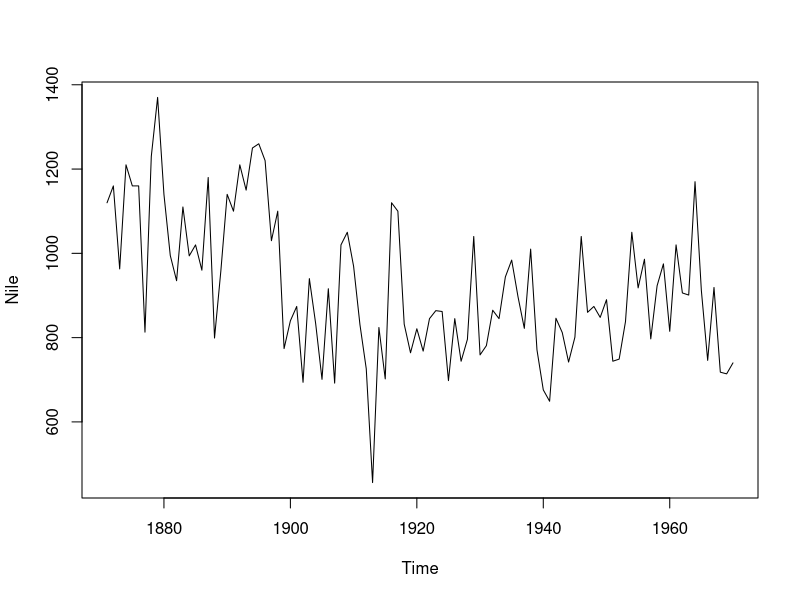
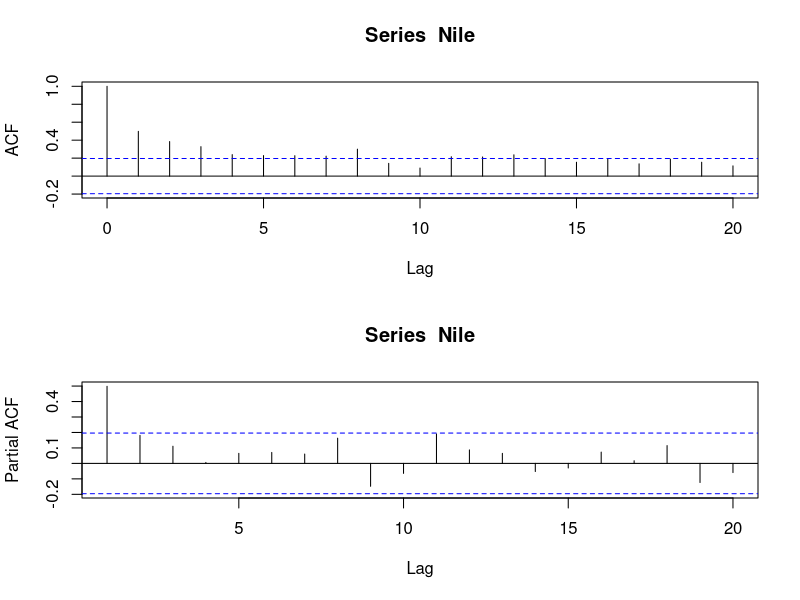
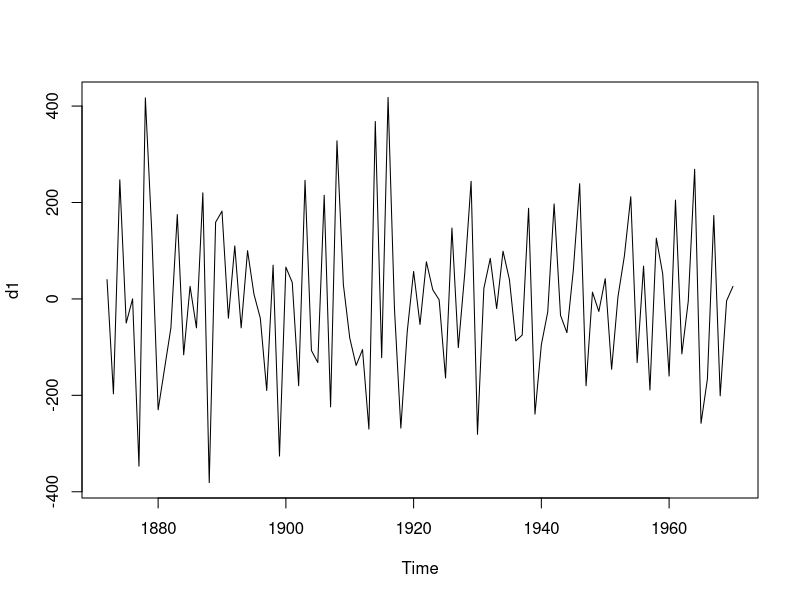
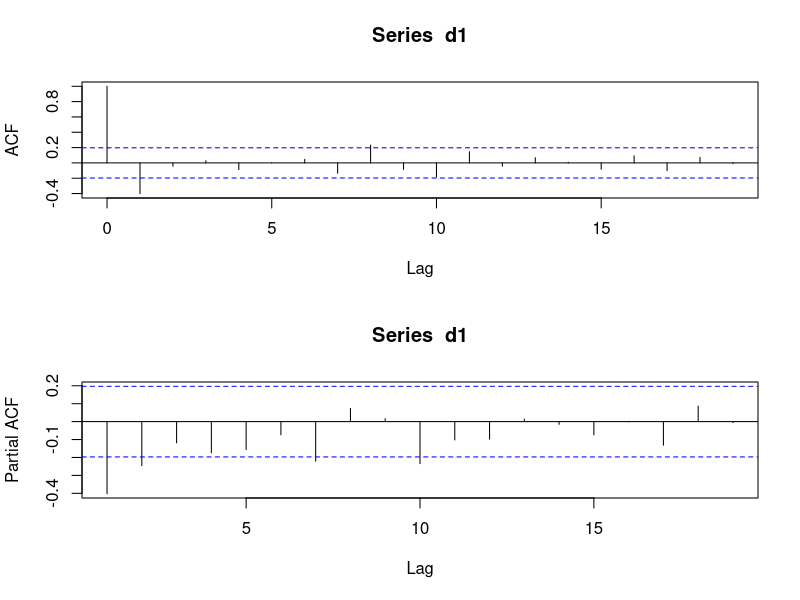
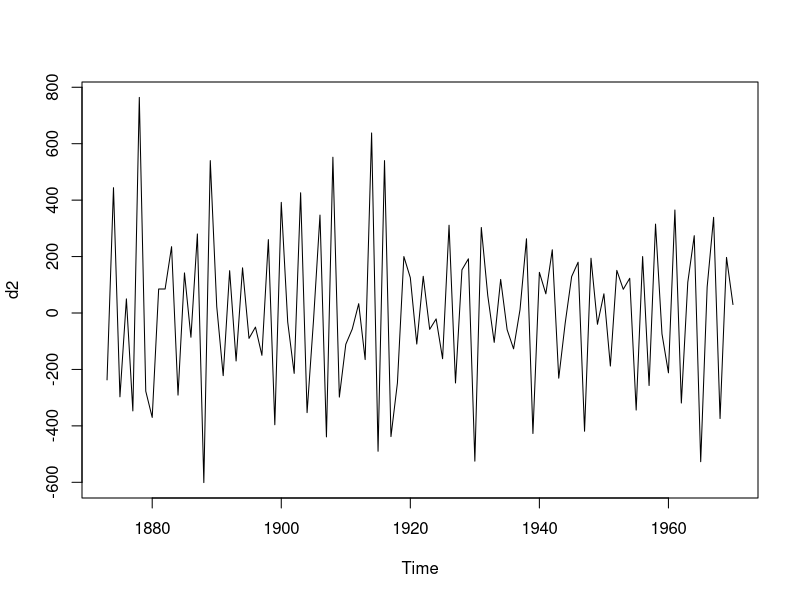
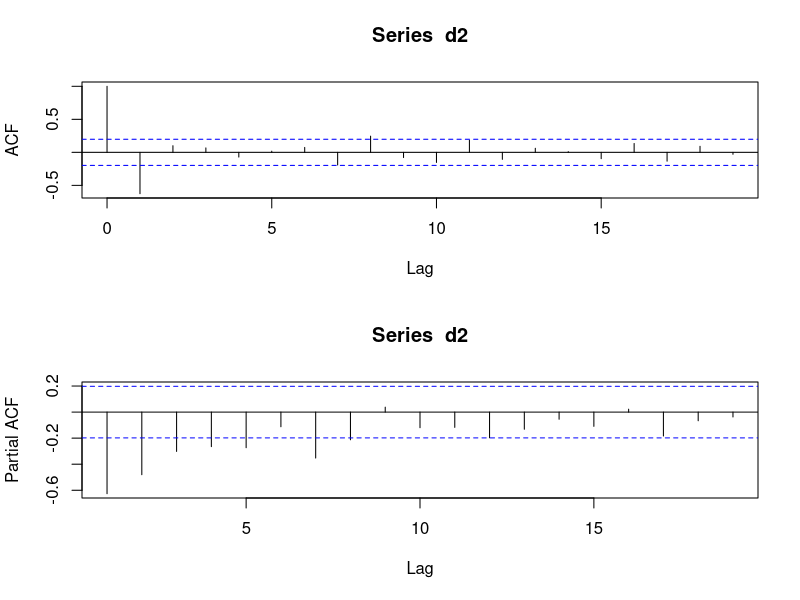
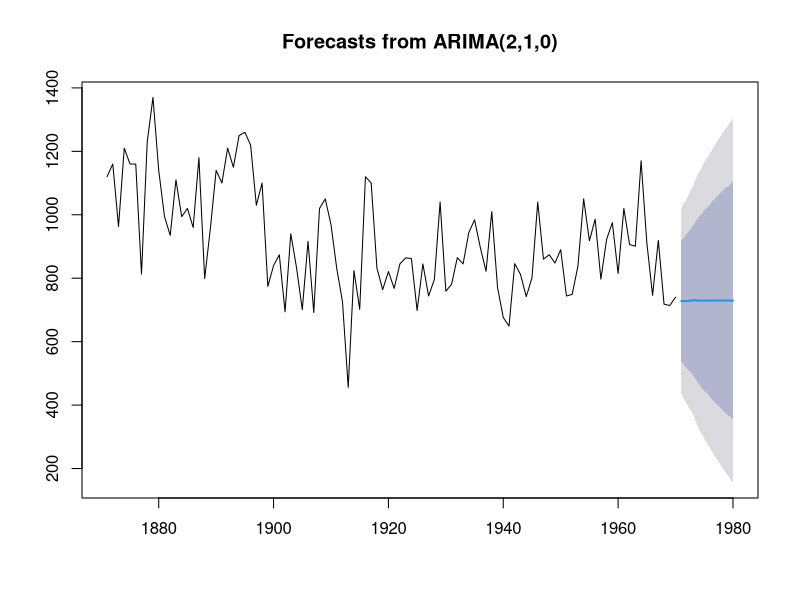
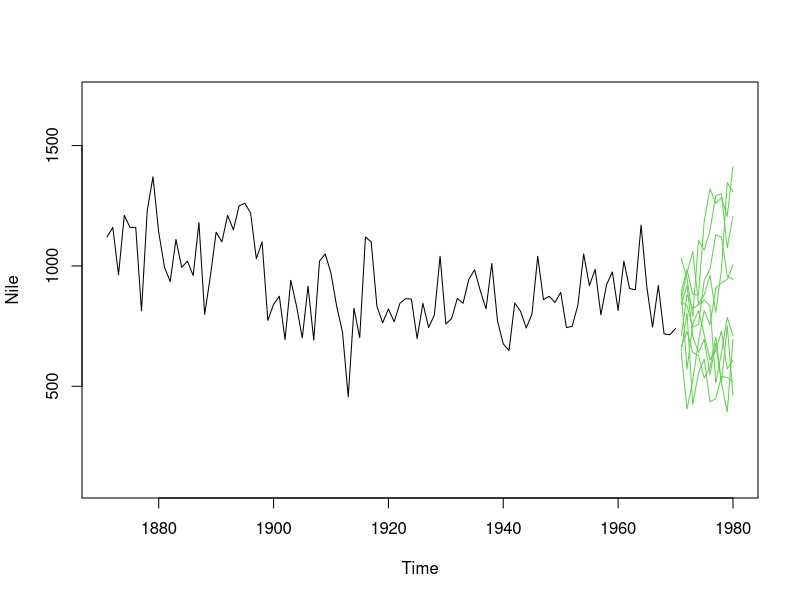

Write the R code that produced these figures, in order.
library(forecast)

############################
### Hledani modelu arima

# pro radu Nile, lynx
plot(Nile)
  # Flow of the River Nile
  # rada, ktera alespon v uvodu stacionarni neni
par(mfrow=c(2,1))
acf(Nile,na.action = na.pass);pacf(Nile,na.action = na.pass)
par(mfrow=c(1,1))
  # autokorelacni funkce klesa moc pomalu
acf(Nile,na.action = na.pass,type="covariance",plot=F)
  # prvni z uvedenych hodnot je rozptyl rady

d1<-diff(Nile)
  # rada prvnich diferenci
plot(d1)
par(mfrow=c(2,1))
acf(d1,na.action = na.pass);pacf(d1,na.action = na.pass)
par(mfrow=c(1,1))
  # rada se jevi jako stacionarni
  # pro radu diferenci se jevi jako optimalni model MA(1)
acf(d1,na.action = na.pass,type="covariance",plot=F)
  # rozptyl se zmensil

d2<-diff(Nile,differences = 2)
  # rada druhych diferenci
plot(d2)
par(mfrow=c(2,1))
acf(d2,na.action = na.pass);pacf(d2,na.action = na.pass)
par(mfrow=c(1,1))
acf(d2,na.action = na.pass,type="covariance",plot=F)
  # rozptyl se zvetsil - druha diference uz je spatna

(fit1<-arima(Nile,order=c(1,1,0)))
  # ARIMA(1,1,0)
(fit2<-arima(Nile,order=c(2,1,0)))
  # ARIMA(2,1,0)
(fit3<-arima(Nile,order=c(0,1,1)))
  # ARIMA(0,1,1)
(fit4<-arima(Nile,order=c(1,1,1)))
  # ARIMA(1,1,1)
  # podle AIC kriteria je optimalni rada ARIMA(1,1,1)
BIC(fit3)
BIC(fit4)
  # podle BIC kriteria rada ARIMA(0,1,1)

(fit.a<-auto.arima(Nile))
  # automaticky se voli na zaklade AIC kriteria

# predpoved
(for.fit2<-forecast(fit2,10))
  # predpoved s intervalem spolehlivosti
predict(fit2,10)
  # predpoved bez intervalu spolehlivosti pouze se stredni chybou
plot(for.fit2)
  # zakresneni predpovedi do grafu

# simulace budoucich hodnot
s<-matrix(0,10,10)
(s[1,]<-simulate(fit2,nsim=10,future=T))
  # simulovane pokracovani rady
plot(Nile,xlim=c(1871,1980),ylim=c(100,1700))
lines(1971:1980,s[1,],col=3)
  # zakresleni simulovane rady do grafu
for(i in 2:10){
  s[i,]<-simulate(fit2,nsim=10,future=T)
  lines(1971:1980,s[i,],col=3)
}
  # pripocitani a prikresleni dalsich moznych deviti pruchodu

############################
### Hledani modelu SARIMA

# Zkusime najit optimalni model pro rady nottem, UKDriverDeaths

plot(nottem)
  # Average Monthly Temperatures at Nottingham, 1920–1939
  # evidentne sezonni rada
par(mfrow=c(2,1))
acf(nottem,na.action = na.pass);pacf(nottem,na.action = na.pass)
par(mfrow=c(1,1))
  # sezonnost je videt v autokorelacni funkci

d1<-diff(nottem,lag=12)
# rada prvnich sezonnich diferenci
plot(d1)
par(mfrow=c(2,1))
acf(d1,na.action = na.pass);pacf(d1,na.action = na.pass)
par(mfrow=c(1,1))
  # autokorelacni i parcialni autokorelacni funkce stale ukazuji vysoke hodnoty na delce sezony,
  #   ale jinde jiz ne
  # jevi se jako MA(1) model na sezonnich datech
acf(d1,na.action = na.pass,type="covariance",plot=F)
  # rozptyl se zmensil

fit1<-arima(nottem,order=c(1,0,0),seasonal=list(order=c(0,1,0)))
fit2<-arima(nottem,order=c(0,0,1),seasonal=list(order=c(0,1,0)))
fit3<-arima(nottem,order=c(1,0,1),seasonal=list(order=c(0,1,0)))
fit4<-arima(nottem,order=c(0,0,0),seasonal=list(order=c(1,1,0)))
fit5<-arima(nottem,order=c(0,0,0),seasonal=list(order=c(0,1,1)))
fit6<-arima(nottem,order=c(0,0,0),seasonal=list(order=c(1,1,1)))
fit7<-arima(nottem,order=c(1,0,0),seasonal=list(order=c(1,1,1)))
BIC(fit1)
BIC(fit2)
BIC(fit3)
BIC(fit4)
BIC(fit5)
BIC(fit6)
BIC(fit7)
  # jako optimalni se jevi posledni model
  # SARIMA(1,0,0)x(1,1,1)[12]

(fit.a<-auto.arima(nottem))
BIC(fit.a)
  # automaticky model rozhodne optimalni neni - je prilis komplikovany

# autokorelacni a parcialni autokorelacni funkce optimalniho modelu
par(mfrow=c(2,1))
acf(residuals(fit7),na.action = na.pass);pacf(residuals(fit7),na.action = na.pass)
par(mfrow=c(1,1))
  # zavislosti jiz v datech nejsou

#############################
### najdete optimalni model a spocitejte 15 predpovedi pro radu lynx
### najdete optimalni model pro radu BJsales, UKDriverDeaths

### predikce pro kombinovanou radu

# pracujte s daty airquality (nejsou zadany jako casove rady, je treba je transformovat)
# vytvorte novou promennou, ktera bude pocitana jako Temp-0.2*Wind
# predpovidejte nove hodnoty (10 hodnot) temp.ad z dat temp a wind vcetne intervalu spolehlivosti

# predpovedi je mozne pocitat, jako predpovedi pro kazdou radu zvlast 
#   a vysledek zkombinovat dle daneho vzorce
# kombinovany interval spolehlivosti nebude fungovat
# pro interval spolehlivosti je nutne nasimulovat velke mnozstvi budoucich pruchodu obou rad
#   zkombinovat je dle daneho vzorce 
#   a interval spolehlivosti vzit jako pozadovane kvantily ze simulovanych dat

# kvantily z matice s, kde bude 10000 radku se simulovanymi pruchody rady
quantile(s[,1],c(0.05,0.95))
  # meze 90%-ni interval spolehlivosti v prvnim kroku

# pro kazdou radu tedy najdete optimalni model, simulujte budouci pruchody,
#   zkombinujte je a najdete kvantily intervalu spolehlivosti